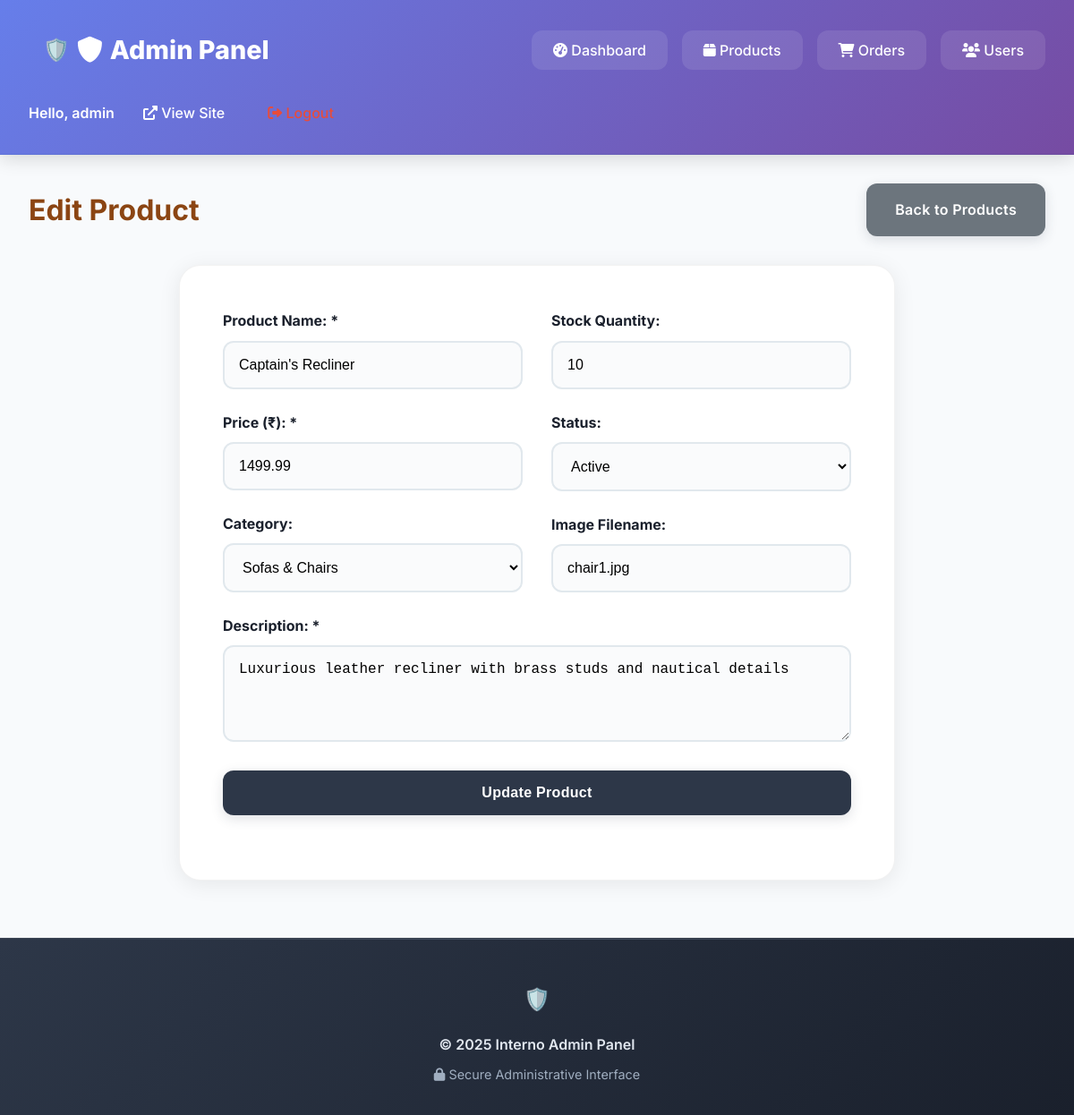
/admin/edit-product.php?id=1 (signed in), run on the app's committed database.
### tables this page shows
CREATE TABLE products (
    id INT AUTO_INCREMENT PRIMARY KEY,
    name VARCHAR(200) NOT NULL,
    description TEXT,
    price DECIMAL(10,2) NOT NULL,
    discount_price DECIMAL(10,2) DEFAULT NULL,
    category_id INT,
    stock_quantity INT DEFAULT 0,
    image VARCHAR(255),
    gallery TEXT,
    specifications TEXT,
    status ENUM('active', 'inactive') DEFAULT 'active',
    featured BOOLEAN DEFAULT FALSE,
    created_at TIMESTAMP DEFAULT CURRENT_TIMESTAMP,
    FOREIGN KEY (category_id) REFERENCES categories(id)
);

CREATE TABLE categories (
    id INT AUTO_INCREMENT PRIMARY KEY,
    name VARCHAR(100) NOT NULL,
    description TEXT,
    image VARCHAR(255),
    created_at TIMESTAMP DEFAULT CURRENT_TIMESTAMP
);

### admin/edit-product.php (the view, shortened to what this page needs)
<?php
$database = new Database();
$db = $database->getConnection();
$product_id = (int)$_GET['id'];
$query = "SELECT * FROM products WHERE id = ?";
$stmt = $db->prepare($query);
$stmt->execute([$product_id]);
$product = $stmt->fetch(PDO::FETCH_ASSOC);
$query = "SELECT * FROM categories ORDER BY name";
$stmt = $db->prepare($query);
$stmt->execute();
$categories = $stmt->fetchAll(PDO::FETCH_ASSOC);
include 'includes/admin_header.php';
?>
<div class="container" style="margin-top: 2rem;">
    <div style="display: flex; justify-content: space-between; align-items: center; margin-bottom: 2rem;">
        <h1 style="color: #8B4513;">Edit Product</h1>
        <div>
            <a href="products.php" class="btn btn-secondary">Back to Products</a>
        </div>
    </div>
    <div class="form-container" style="max-width: 800px;">
        <form method="POST">
            <div style="display: grid; grid-template-columns: 1fr 1fr; gap: 2rem;">
                <div>
                    <div class="form-group">
                        <label for="name">Product Name: *</label>
                        <input type="text" id="name" name="name" required value="<?php echo htmlspecialchars($product['name']); ?>">
                    </div>
                    <div class="form-group">
                        <label for="price">Price (₹): *</label>
                        <input type="number" id="price" name="price" step="0.01" min="0" required value="<?php echo $product['price']; ?>" placeholder="Enter price in rupees">
                    </div>
                    <div class="form-group">
                        <label for="category_id">Category:</label>
                        <select id="category_id" name="category_id">
                            <?php foreach ($categories as $category): ?>
                                <option value="<?php echo $category['id']; ?>" <?php echo ($product['category_id'] == $category['id']) ? 'selected' : ''; ?>>
                                    <?php echo htmlspecialchars($category['name']); ?>
                                </option>
                            <?php endforeach; ?>
                        </select>
                    </div>
                </div>
                <div>
                    <div class="form-group">
                        <label for="stock_quantity">Stock Quantity:</label>
                        <input type="number" id="stock_quantity" name="stock_quantity" min="0" value="<?php echo $product['stock_quantity']; ?>">
                    </div>
                    <div class="form-group">
                        <label for="status">Status:</label>
                        <select id="status" name="status">
                            <option value="active" <?php echo ($product['status'] == 'active') ? 'selected' : ''; ?>>Active</option>
                        </select>
                    </div>
                    <div class="form-group">
                        <label for="image">Image Filename:</label>
                        <input type="text" id="image" name="image" value="<?php echo htmlspecialchars($product['image']); ?>">
                    </div>
                </div>
            </div>
            <div class="form-group">
                <label for="description">Description: *</label>
                <textarea id="description" name="description" rows="4" required><?php echo htmlspecialchars($product['description']); ?></textarea>
            </div>
            <div class="form-group">
                <button type="submit" class="btn" style="width: 100%;">Update Product</button>
            </div>
        </form>
    </div>
</div>
<?php include 'includes/admin_footer.php'; ?>

### assets/css/style.css (style rules this page uses)
* { margin: 0; padding: 0; box-sizing: border-box; }
body { font-family: 'Inter', -apple-system, BlinkMacSystemFont, 'Segoe UI', Roboto, sans-serif; line-height: 1.7; color: #1a202c; font-size: 16px; font-weight: 400; background: #fafbfc; padding-top: 100px; }
.container { max-width: 1200px; margin: 0 auto; padding: 0 20px; }
.btn { display: inline-flex; align-items: center; justify-content: center; padding: 16px 32px; background: #2d3748; color: white; text-decoration: none; border-radius: 12px; transition: all 0.2s ease; border: none; cursor: pointer; font-size: 1rem; font-weight: 600; letter-spacing: 0.3px; position: relative; box-shadow: 0 4px 14px rgba(45, 55, 72, 0.15); gap: 0.5rem; }
.btn-secondary { background: #6c757d; }
.form-container { max-width: 500px; margin: 2rem auto; padding: 3rem; background: white; border-radius: 24px; box-shadow: 0 4px 25px rgba(0,0,0,0.08); border: 1px solid rgba(0,0,0,0.05); }
.form-group { margin-bottom: 1.5rem; }
.form-group label { display: block; margin-bottom: 0.5rem; font-weight: bold; }
.form-group input, .form-group textarea, .form-group select { width: 100%; padding: 1rem; border: 2px solid #e1e8ed; border-radius: 12px; font-size: 1rem; transition: all 0.3s ease; background: #fafbfc; }

### admin/includes/admin_header.php (style rules this page uses)
.admin-body { padding-top: 0 !important; background: #f8fafc; min-height: 100vh; }
.container { max-width: 1200px; margin: 0 auto; padding: 0 2rem; }

### data on the page
products: name "Captain's Recliner", price "1499.99", category_id "Sofas & Chairs", stock_quantity "10", status "Active", image "chair1.jpg", description "Luxurious leather recliner with brass studs and nautical details"

### other printed values
$_SESSION['username'] "admin"
